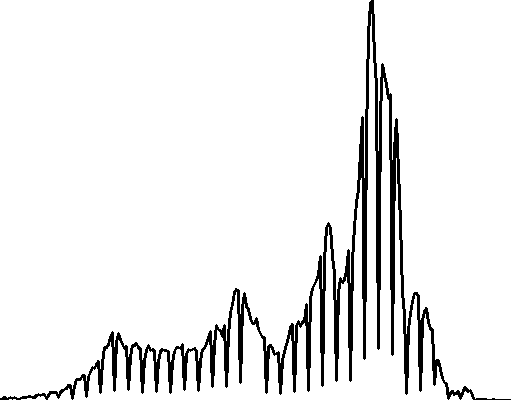
//> input picture Labs/lab04/Lab4_2/Objeto/histograma_original_webcam.png, 512 x 400 px, given in place of the camera
$ ./lab4   (built with g++ and OpenCV 4)
//> lines starting //> are read from the running program, lines starting //| are printed output that depends on the picture; after the words box and inside, x2 and y2 are one past the last pixel; in counts of white or black regions, pixels touching at a corner belong together
#include <opencv2/opencv.hpp>
#include <iostream>

using namespace cv;
using namespace std;

// Função para plotar e salvar o histograma de uma imagem em tons de cinza
void plotHistogram(const Mat& image, const string& filename) {
    int histSize = 256;
    float range[] = {0, 256};
    const float* histRange = {range};
    Mat hist;

    // Calcula o histograma
    calcHist(&image, 1, 0, Mat(), hist, 1, &histSize, &histRange);

    // Normaliza o histograma para caber na imagem de exibição
    int hist_w = 512, hist_h = 400;
    int bin_w = cvRound((double) hist_w / histSize);
    Mat histImage(hist_h, hist_w, CV_8UC1, Scalar(255));

    normalize(hist, hist, 0, histImage.rows, NORM_MINMAX, -1, Mat());

    // Desenha o histograma
    for (int i = 1; i < histSize; i++) {
        line(histImage, Point(bin_w * (i - 1), hist_h - cvRound(hist.at<float>(i - 1))),
             Point(bin_w * i, hist_h - cvRound(hist.at<float>(i))),
             Scalar(0), 2, 8, 0);
    }

    // Salva a imagem do histograma
    imwrite(filename, histImage);
}

int main() {
    // Inicializa a captura da webcam (câmera padrão - índice 0)
    VideoCapture cap(0);
    if (!cap.isOpened()) {
        cout << "Erro ao acessar a webcam!" << endl;
        return -1;
    }

    Mat frame, gray, equalized;

    cout << "Pressione qualquer tecla para salvar as imagens..." << endl;

    while (true) {
        // Captura o frame da webcam
        cap >> frame;
//> frame is the input picture: 400 rows x 512 cols, CV_8UC3; 93.1% white; 1 black region, box (x1, y1, x2, y2) and area: (0, 0, 511, 400) 14129

        // Verifica se o frame foi capturado com sucesso
        if (frame.empty()) {
            cout << "Erro ao capturar frame!" << endl;
            break;
        }

        // Converte o frame para tons de cinza
        cvtColor(frame, gray, COLOR_BGR2GRAY);

        // Realiza a equalização do histograma
        equalizeHist(gray, equalized);

        // Exibe as imagens em janelas
        imshow("Imagem em Tons de Cinza", gray);
        imshow("Imagem Equalizada", equalized);

        // Verifica se uma tecla foi pressionada
        if (waitKey(30) >= 0) {
//> the Esc key is pressed
            // Salva as imagens em cinza e equalizada
            imwrite("imagem_cinza_webcam.png", gray);
            imwrite("imagem_equalizada_webcam.png", equalized);

            // Salva os histogramas
            plotHistogram(gray, "histograma_original_webcam.png");
//> in plotHistogram, `calcHist(&image, 1, 0, Mat(), hist, 1, &histSize, &histRange);`: hist = 256 values, max 190671 at index 255, min 0 at index 1, mean 800
//> in plotHistogram, `normalize(hist, hist, 0, histImage.rows, NORM_MINMAX, -1, Mat());`: hist = 256 values, max 400 at index 255, min 0 at index 1, mean 1.68
//> after the loop in plotHistogram, `for (int i = 1; i < histSize; i++)`:
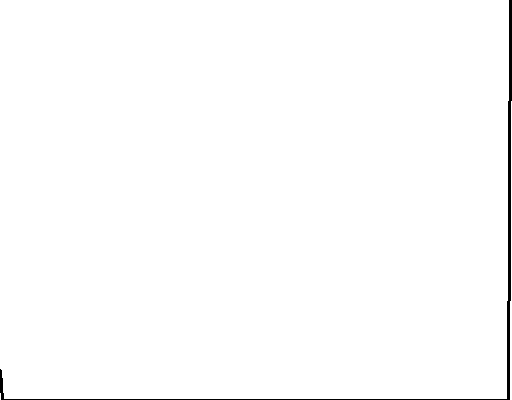
//> histImage: 400 rows x 512 cols, CV_8UC1; 99.1% white; 1 black region, box (x1, y1, x2, y2) and area: (0, 0, 512, 400) 1786
            plotHistogram(equalized, "histograma_equalizado_webcam.png");

            cout << "Imagens e histogramas salvos com sucesso!" << endl;
            break;
        }
    }

    // Libera a captura da webcam e fecha as janelas
    cap.release();
    destroyAllWindows();

    return 0;
}
